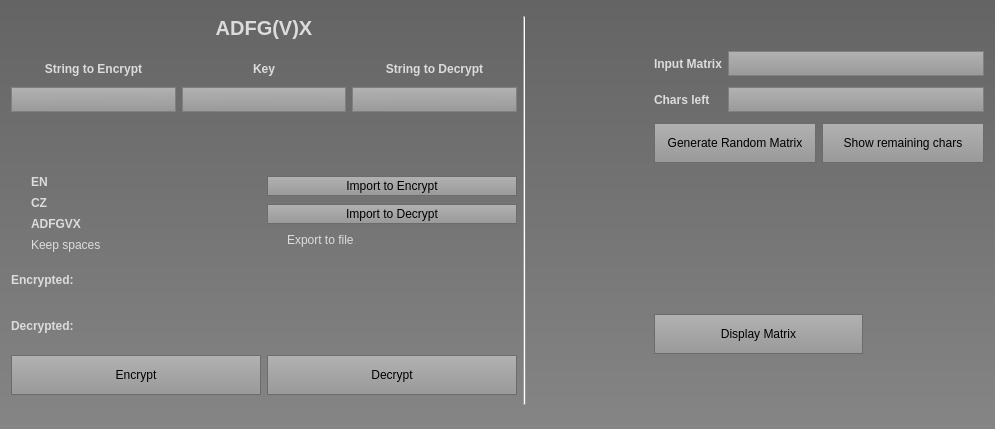
<?xml version="1.0" encoding="UTF-8"?>
<ui version="4.0">
 <class>Form</class>
 <widget class="QWidget" name="Form">
  <property name="geometry">
   <rect>
    <x>0</x>
    <y>0</y>
    <width>995</width>
    <height>429</height>
   </rect>
  </property>
  <property name="windowTitle">
   <string>Form</string>
  </property>
  <property name="styleSheet">
   <string notr="true">background-color: qlineargradient(spread:reflect, x1:0.573682, y1:0, x2:0.574364, y2:1, stop:0 rgba(100, 100, 100, 255), stop:1 rgba(133, 133, 133, 255));
/*svetlejsi verze, prvni 3 jsou 115,115,115*/

</string>
  </property>
  <layout class="QGridLayout" name="gridLayout" columnstretch="1,0,0">
   <item row="0" column="0">
    <widget class="QLabel" name="hlavniNadpis">
     <property name="sizePolicy">
      <sizepolicy hsizetype="Preferred" vsizetype="Fixed">
       <horstretch>0</horstretch>
       <verstretch>0</verstretch>
      </sizepolicy>
     </property>
     <property name="font">
      <font>
       <pointsize>15</pointsize>
       <weight>75</weight>
       <bold>true</bold>
      </font>
     </property>
     <property name="styleSheet">
      <string notr="true">color: rgb(220, 220, 220);
border-color: rgb(61, 61, 61);
background-color: transparent;</string>
     </property>
     <property name="text">
      <string>ADFG(V)X</string>
     </property>
     <property name="alignment">
      <set>Qt::AlignCenter</set>
     </property>
    </widget>
   </item>
   <item row="0" column="1" rowspan="8" colspan="2">
    <widget class="Line" name="line">
     <property name="styleSheet">
      <string notr="true">background-color: qlineargradient(spread:reflect, x1:0.573682, y1:0, x2:0.574364, y2:1, stop:0 rgba(100, 100, 100, 255), stop:1 rgba(153, 153, 153, 255));
</string>
     </property>
     <property name="orientation">
      <enum>Qt::Vertical</enum>
     </property>
    </widget>
   </item>
   <item row="1" column="0">
    <layout class="QHBoxLayout" name="horizontalLayout">
     <item>
      <widget class="QLabel" name="labelHodnotaA">
       <property name="minimumSize">
        <size>
         <width>45</width>
         <height>0</height>
        </size>
       </property>
       <property name="font">
        <font>
         <weight>75</weight>
         <bold>true</bold>
        </font>
       </property>
       <property name="styleSheet">
        <string notr="true">color: rgb(220, 220, 220);
border-color: rgb(61, 61, 61);
background-color: transparent;</string>
       </property>
       <property name="text">
        <string>String to Encrypt</string>
       </property>
       <property name="alignment">
        <set>Qt::AlignBottom|Qt::AlignHCenter</set>
       </property>
      </widget>
     </item>
     <item>
      <widget class="QLabel" name="labelHodnotaC_2">
       <property name="minimumSize">
        <size>
         <width>45</width>
         <height>0</height>
        </size>
       </property>
       <property name="font">
        <font>
         <weight>75</weight>
         <bold>true</bold>
        </font>
       </property>
       <property name="styleSheet">
        <string notr="true">color: rgb(220, 220, 220);
border-color: rgb(61, 61, 61);
background-color: transparent;</string>
       </property>
       <property name="text">
        <string>Key</string>
       </property>
       <property name="alignment">
        <set>Qt::AlignBottom|Qt::AlignHCenter</set>
       </property>
      </widget>
     </item>
     <item>
      <widget class="QLabel" name="labelHodnotaB">
       <property name="minimumSize">
        <size>
         <width>45</width>
         <height>0</height>
        </size>
       </property>
       <property name="font">
        <font>
         <weight>75</weight>
         <bold>true</bold>
        </font>
       </property>
       <property name="styleSheet">
        <string notr="true">color: rgb(220, 220, 220);
border-color: rgb(61, 61, 61);
background-color: transparent;</string>
       </property>
       <property name="text">
        <string>String to Decrypt</string>
       </property>
       <property name="alignment">
        <set>Qt::AlignBottom|Qt::AlignHCenter</set>
       </property>
      </widget>
     </item>
    </layout>
   </item>
   <item row="1" column="2">
    <layout class="QHBoxLayout" name="horizontalLayout_6">
     <item>
      <widget class="QLabel" name="labelHodnotaB_2">
       <property name="sizePolicy">
        <sizepolicy hsizetype="Preferred" vsizetype="Maximum">
         <horstretch>0</horstretch>
         <verstretch>0</verstretch>
        </sizepolicy>
       </property>
       <property name="minimumSize">
        <size>
         <width>0</width>
         <height>25</height>
        </size>
       </property>
       <property name="font">
        <font>
         <weight>75</weight>
         <bold>true</bold>
        </font>
       </property>
       <property name="styleSheet">
        <string notr="true">color: rgb(220, 220, 220);
border-color: rgb(61, 61, 61);
background-color: transparent;</string>
       </property>
       <property name="text">
        <string>Input Matrix</string>
       </property>
      </widget>
     </item>
     <item>
      <widget class="QTextEdit" name="textEditInputMatrix">
       <property name="sizePolicy">
        <sizepolicy hsizetype="Maximum" vsizetype="Maximum">
         <horstretch>0</horstretch>
         <verstretch>0</verstretch>
        </sizepolicy>
       </property>
       <property name="minimumSize">
        <size>
         <width>10</width>
         <height>10</height>
        </size>
       </property>
       <property name="maximumSize">
        <size>
         <width>800</width>
         <height>25</height>
        </size>
       </property>
       <property name="styleSheet">
        <string notr="true">  qproperty-alignment: 'AlignVCenter | AlignRight';
  border: 1px solid gray;
	background-color: qlineargradient(spread:reflect, x1:0.573682, y1:0, x2:0.574364, y2:1, stop:0 rgba(178, 178, 178, 255), stop:1 rgba(153, 153, 153, 255));</string>
       </property>
      </widget>
     </item>
    </layout>
   </item>
   <item row="2" column="0">
    <layout class="QHBoxLayout" name="horizontalLayout_2">
     <item>
      <widget class="QLineEdit" name="plainText">
       <property name="sizePolicy">
        <sizepolicy hsizetype="Preferred" vsizetype="Fixed">
         <horstretch>0</horstretch>
         <verstretch>0</verstretch>
        </sizepolicy>
       </property>
       <property name="minimumSize">
        <size>
         <width>0</width>
         <height>25</height>
        </size>
       </property>
       <property name="styleSheet">
        <string notr="true">QLineEdit {
  qproperty-alignment: 'AlignVCenter | AlignLeft';
  border: 1px solid gray;
	background-color: qlineargradient(spread:reflect, x1:0.573682, y1:0, x2:0.574364, y2:1, stop:0 rgba(178, 178, 178, 255), stop:1 rgba(153, 153, 153, 255));
}

</string>
       </property>
      </widget>
     </item>
     <item>
      <widget class="QLineEdit" name="keyLine">
       <property name="sizePolicy">
        <sizepolicy hsizetype="Preferred" vsizetype="Fixed">
         <horstretch>0</horstretch>
         <verstretch>0</verstretch>
        </sizepolicy>
       </property>
       <property name="minimumSize">
        <size>
         <width>0</width>
         <height>25</height>
        </size>
       </property>
       <property name="styleSheet">
        <string notr="true">QLineEdit {
  qproperty-alignment: 'AlignVCenter | AlignLeft';
  border: 1px solid gray;
	background-color: qlineargradient(spread:reflect, x1:0.573682, y1:0, x2:0.574364, y2:1, stop:0 rgba(178, 178, 178, 255), stop:1 rgba(153, 153, 153, 255));
}

</string>
       </property>
      </widget>
     </item>
     <item>
      <widget class="QLineEdit" name="cipherText">
       <property name="sizePolicy">
        <sizepolicy hsizetype="Preferred" vsizetype="Fixed">
         <horstretch>0</horstretch>
         <verstretch>0</verstretch>
        </sizepolicy>
       </property>
       <property name="minimumSize">
        <size>
         <width>0</width>
         <height>25</height>
        </size>
       </property>
       <property name="styleSheet">
        <string notr="true">QLineEdit {
  qproperty-alignment: 'AlignVCenter | AlignLeft';
  border: 1px solid gray;
	background-color: qlineargradient(spread:reflect, x1:0.573682, y1:0, x2:0.574364, y2:1, stop:0 rgba(178, 178, 178, 255), stop:1 rgba(153, 153, 153, 255));
}

</string>
       </property>
      </widget>
     </item>
    </layout>
   </item>
   <item row="2" column="2">
    <layout class="QHBoxLayout" name="horizontalLayout_7">
     <item>
      <widget class="QLabel" name="labelHodnotaB_3">
       <property name="sizePolicy">
        <sizepolicy hsizetype="Preferred" vsizetype="Maximum">
         <horstretch>0</horstretch>
         <verstretch>0</verstretch>
        </sizepolicy>
       </property>
       <property name="minimumSize">
        <size>
         <width>0</width>
         <height>25</height>
        </size>
       </property>
       <property name="font">
        <font>
         <weight>75</weight>
         <bold>true</bold>
        </font>
       </property>
       <property name="styleSheet">
        <string notr="true">color: rgb(220, 220, 220);
border-color: rgb(61, 61, 61);
background-color: transparent;</string>
       </property>
       <property name="text">
        <string>Chars left</string>
       </property>
      </widget>
     </item>
     <item>
      <widget class="QTextEdit" name="textEditPoolLeft">
       <property name="sizePolicy">
        <sizepolicy hsizetype="Maximum" vsizetype="Maximum">
         <horstretch>0</horstretch>
         <verstretch>0</verstretch>
        </sizepolicy>
       </property>
       <property name="minimumSize">
        <size>
         <width>10</width>
         <height>10</height>
        </size>
       </property>
       <property name="maximumSize">
        <size>
         <width>800</width>
         <height>25</height>
        </size>
       </property>
       <property name="styleSheet">
        <string notr="true">  qproperty-alignment: 'AlignVCenter | AlignRight';
  border: 1px solid gray;
	background-color: qlineargradient(spread:reflect, x1:0.573682, y1:0, x2:0.574364, y2:1, stop:0 rgba(178, 178, 178, 255), stop:1 rgba(153, 153, 153, 255));</string>
       </property>
      </widget>
     </item>
    </layout>
   </item>
   <item row="3" column="2">
    <layout class="QHBoxLayout" name="horizontalLayout_8">
     <item>
      <widget class="QPushButton" name="buttonGenerateRandom">
       <property name="enabled">
        <bool>true</bool>
       </property>
       <property name="minimumSize">
        <size>
         <width>0</width>
         <height>0</height>
        </size>
       </property>
       <property name="maximumSize">
        <size>
         <width>200</width>
         <height>40</height>
        </size>
       </property>
       <property name="styleSheet">
        <string notr="true">QPushButton {
  qproperty-alignment: 'AlignVCenter | AlignRight';
  border: 1px solid gray;
	background-color: qlineargradient(spread:reflect, x1:0.573682, y1:0, x2:0.574364, y2:1, stop:0 rgba(178, 178, 178, 255), stop:1 rgba(153, 153, 153, 255));
	
	border-color: rgb(108, 108, 108);
}
QPushButton:pressed{
background-color: rgb(130, 130, 130);
/*background-color: qlineargradient(spread:reflect, x1:0.573682, y1:0, x2:0.574364, y2:1, stop:0 rgba(188, 188, 188, 255), stop:1 rgba(130, 130, 130, 255));*/
}

</string>
       </property>
       <property name="text">
        <string>Generate Random Matrix</string>
       </property>
      </widget>
     </item>
     <item>
      <widget class="QPushButton" name="buttonPool">
       <property name="enabled">
        <bool>true</bool>
       </property>
       <property name="minimumSize">
        <size>
         <width>0</width>
         <height>0</height>
        </size>
       </property>
       <property name="maximumSize">
        <size>
         <width>200</width>
         <height>40</height>
        </size>
       </property>
       <property name="styleSheet">
        <string notr="true">QPushButton {
  qproperty-alignment: 'AlignVCenter | AlignRight';
  border: 1px solid gray;
	background-color: qlineargradient(spread:reflect, x1:0.573682, y1:0, x2:0.574364, y2:1, stop:0 rgba(178, 178, 178, 255), stop:1 rgba(153, 153, 153, 255));
	
	border-color: rgb(108, 108, 108);
}
QPushButton:pressed{
background-color: rgb(130, 130, 130);
/*background-color: qlineargradient(spread:reflect, x1:0.573682, y1:0, x2:0.574364, y2:1, stop:0 rgba(188, 188, 188, 255), stop:1 rgba(130, 130, 130, 255));*/
}

</string>
       </property>
       <property name="text">
        <string>Show remaining chars</string>
       </property>
      </widget>
     </item>
    </layout>
   </item>
   <item row="4" column="0">
    <layout class="QHBoxLayout" name="horizontalLayout_10">
     <item>
      <layout class="QVBoxLayout" name="verticalLayout">
       <item>
        <widget class="QRadioButton" name="radioButtonEN">
         <property name="font">
          <font>
           <weight>75</weight>
           <bold>true</bold>
          </font>
         </property>
         <property name="styleSheet">
          <string notr="true">background-color: transparent;
color: rgb(220, 220, 220);
border-color: rgb(61, 61, 61);</string>
         </property>
         <property name="text">
          <string>EN</string>
         </property>
        </widget>
       </item>
       <item>
        <widget class="QRadioButton" name="radioButtonCZ">
         <property name="font">
          <font>
           <weight>75</weight>
           <bold>true</bold>
          </font>
         </property>
         <property name="styleSheet">
          <string notr="true">background-color: transparent;
color: rgb(220, 220, 220);
border-color: rgb(61, 61, 61);
</string>
         </property>
         <property name="text">
          <string>CZ</string>
         </property>
        </widget>
       </item>
       <item>
        <widget class="QRadioButton" name="radioButtonAll">
         <property name="font">
          <font>
           <weight>75</weight>
           <bold>true</bold>
          </font>
         </property>
         <property name="styleSheet">
          <string notr="true">background-color: transparent;
color: rgb(220, 220, 220);
border-color: rgb(61, 61, 61);</string>
         </property>
         <property name="text">
          <string>ADFGVX</string>
         </property>
        </widget>
       </item>
       <item>
        <widget class="QCheckBox" name="keepSpaces">
         <property name="styleSheet">
          <string notr="true">background-color: transparent;
color: rgb(220, 220, 220);
border-color: rgb(61, 61, 61);</string>
         </property>
         <property name="text">
          <string>Keep spaces</string>
         </property>
        </widget>
       </item>
      </layout>
     </item>
     <item>
      <layout class="QVBoxLayout" name="verticalLayout_2">
       <item>
        <widget class="QPushButton" name="importEnBtn">
         <property name="sizePolicy">
          <sizepolicy hsizetype="Minimum" vsizetype="Fixed">
           <horstretch>0</horstretch>
           <verstretch>0</verstretch>
          </sizepolicy>
         </property>
         <property name="minimumSize">
          <size>
           <width>50</width>
           <height>20</height>
          </size>
         </property>
         <property name="styleSheet">
          <string notr="true">QPushButton {
  border: 1px solid gray;
	background-color: qlineargradient(spread:reflect, x1:0.573682, y1:0, x2:0.574364, y2:1, stop:0 rgba(178, 178, 178, 255), stop:1 rgba(153, 153, 153, 255));
	
	border-color: rgb(108, 108, 108);
}
QPushButton:pressed{
background-color: rgb(130, 130, 130);
/*background-color: qlineargradient(spread:reflect, x1:0.573682, y1:0, x2:0.574364, y2:1, stop:0 rgba(188, 188, 188, 255), stop:1 rgba(130, 130, 130, 255));*/
}

</string>
         </property>
         <property name="text">
          <string>Import to Encrypt</string>
         </property>
        </widget>
       </item>
       <item>
        <widget class="QPushButton" name="importDeBtn">
         <property name="sizePolicy">
          <sizepolicy hsizetype="Minimum" vsizetype="Fixed">
           <horstretch>0</horstretch>
           <verstretch>0</verstretch>
          </sizepolicy>
         </property>
         <property name="minimumSize">
          <size>
           <width>50</width>
           <height>20</height>
          </size>
         </property>
         <property name="styleSheet">
          <string notr="true">QPushButton {
  border: 1px solid gray;
	background-color: qlineargradient(spread:reflect, x1:0.573682, y1:0, x2:0.574364, y2:1, stop:0 rgba(178, 178, 178, 255), stop:1 rgba(153, 153, 153, 255));
	
	border-color: rgb(108, 108, 108);
}
QPushButton:pressed{
background-color: rgb(130, 130, 130);
/*background-color: qlineargradient(spread:reflect, x1:0.573682, y1:0, x2:0.574364, y2:1, stop:0 rgba(188, 188, 188, 255), stop:1 rgba(130, 130, 130, 255));*/
}

</string>
         </property>
         <property name="text">
          <string>Import to Decrypt</string>
         </property>
        </widget>
       </item>
       <item>
        <widget class="QCheckBox" name="exportToFile">
         <property name="styleSheet">
          <string notr="true">background-color: transparent;
color: rgb(220, 220, 220);
border-color: rgb(61, 61, 61);</string>
         </property>
         <property name="text">
          <string>Export to file</string>
         </property>
        </widget>
       </item>
      </layout>
     </item>
    </layout>
   </item>
   <item row="5" column="0">
    <layout class="QHBoxLayout" name="horizontalLayout_3">
     <item>
      <widget class="QLabel" name="label">
       <property name="sizePolicy">
        <sizepolicy hsizetype="Maximum" vsizetype="Maximum">
         <horstretch>0</horstretch>
         <verstretch>0</verstretch>
        </sizepolicy>
       </property>
       <property name="minimumSize">
        <size>
         <width>60</width>
         <height>30</height>
        </size>
       </property>
       <property name="font">
        <font>
         <weight>75</weight>
         <bold>true</bold>
        </font>
       </property>
       <property name="styleSheet">
        <string notr="true">color: rgb(220, 220, 220);
border-color: rgb(61, 61, 61);
background-color: transparent;
</string>
       </property>
       <property name="text">
        <string>Encrypted:</string>
       </property>
      </widget>
     </item>
     <item alignment="Qt::AlignRight">
      <widget class="QTextEdit" name="cipherTextLine">
       <property name="sizePolicy">
        <sizepolicy hsizetype="Preferred" vsizetype="Preferred">
         <horstretch>0</horstretch>
         <verstretch>0</verstretch>
        </sizepolicy>
       </property>
       <property name="minimumSize">
        <size>
         <width>20</width>
         <height>20</height>
        </size>
       </property>
       <property name="maximumSize">
        <size>
         <width>166700</width>
         <height>35</height>
        </size>
       </property>
       <property name="font">
        <font>
         <weight>75</weight>
         <bold>true</bold>
        </font>
       </property>
       <property name="styleSheet">
        <string notr="true">qproperty-alignment: 'AlignVCenter | AlignRight';
 /*border: 1px solid gray;*/
/*
background-color: qlineargradient(spread:reflect, x1:0.573682, y1:0, x2:0.574364, y2:1, stop:0 rgba(118, 118, 118, 255), stop:1 rgba(133, 133, 133, 255));

*/
border:transparent;
background-color: transparent;
color: rgb(220, 220, 220);
border-color: rgb(61, 61, 61);</string>
       </property>
      </widget>
     </item>
    </layout>
   </item>
   <item row="5" column="2" rowspan="3">
    <layout class="QHBoxLayout" name="horizontalLayout_9">
     <item>
      <widget class="QPushButton" name="buttonShowMatrix">
       <property name="enabled">
        <bool>true</bool>
       </property>
       <property name="sizePolicy">
        <sizepolicy hsizetype="Minimum" vsizetype="Fixed">
         <horstretch>0</horstretch>
         <verstretch>0</verstretch>
        </sizepolicy>
       </property>
       <property name="minimumSize">
        <size>
         <width>90</width>
         <height>0</height>
        </size>
       </property>
       <property name="maximumSize">
        <size>
         <width>350</width>
         <height>40</height>
        </size>
       </property>
       <property name="styleSheet">
        <string notr="true">QPushButton {
  qproperty-alignment: 'AlignVCenter | AlignRight';
  border: 1px solid gray;
	background-color: qlineargradient(spread:reflect, x1:0.573682, y1:0, x2:0.574364, y2:1, stop:0 rgba(178, 178, 178, 255), stop:1 rgba(153, 153, 153, 255));
	
	border-color: rgb(108, 108, 108);
}
QPushButton:pressed{
background-color: rgb(130, 130, 130);
/*background-color: qlineargradient(spread:reflect, x1:0.573682, y1:0, x2:0.574364, y2:1, stop:0 rgba(188, 188, 188, 255), stop:1 rgba(130, 130, 130, 255));*/
}

</string>
       </property>
       <property name="text">
        <string>Display Matrix</string>
       </property>
      </widget>
     </item>
     <item>
      <widget class="QTextEdit" name="matrixField">
       <property name="enabled">
        <bool>true</bool>
       </property>
       <property name="sizePolicy">
        <sizepolicy hsizetype="Fixed" vsizetype="Fixed">
         <horstretch>30</horstretch>
         <verstretch>30</verstretch>
        </sizepolicy>
       </property>
       <property name="minimumSize">
        <size>
         <width>10</width>
         <height>20</height>
        </size>
       </property>
       <property name="maximumSize">
        <size>
         <width>115</width>
         <height>115</height>
        </size>
       </property>
       <property name="sizeIncrement">
        <size>
         <width>500</width>
         <height>500</height>
        </size>
       </property>
       <property name="baseSize">
        <size>
         <width>500</width>
         <height>500</height>
        </size>
       </property>
       <property name="styleSheet">
        <string notr="true">qproperty-alignment: 'AlignVCenter | AlignRight';
 /*border: 1px solid gray;*/
/*
background-color: qlineargradient(spread:reflect, x1:0.573682, y1:0, x2:0.574364, y2:1, stop:0 rgba(118, 118, 118, 255), stop:1 rgba(133, 133, 133, 255));

*/
border:transparent;
background-color: transparent;
color: rgb(220, 220, 220);
border-color: rgb(61, 61, 61);</string>
       </property>
       <property name="html">
        <string>&lt;!DOCTYPE HTML PUBLIC &quot;-//W3C//DTD HTML 4.0//EN&quot; &quot;http://www.w3.org/TR/REC-html40/strict.dtd&quot;&gt;
&lt;html&gt;&lt;head&gt;&lt;meta name=&quot;qrichtext&quot; content=&quot;1&quot; /&gt;&lt;style type=&quot;text/css&quot;&gt;
p, li { white-space: pre-wrap; }
&lt;/style&gt;&lt;/head&gt;&lt;body style=&quot; font-family:'MS Shell Dlg 2'; font-size:8.25pt; font-weight:400; font-style:normal;&quot;&gt;
&lt;p align=&quot;center&quot; style=&quot;-qt-paragraph-type:empty; margin-top:0px; margin-bottom:0px; margin-left:0px; margin-right:0px; -qt-block-indent:0; text-indent:0px;&quot;&gt;&lt;br /&gt;&lt;/p&gt;&lt;/body&gt;&lt;/html&gt;</string>
       </property>
      </widget>
     </item>
    </layout>
   </item>
   <item row="6" column="0">
    <layout class="QHBoxLayout" name="horizontalLayout_5">
     <item>
      <widget class="QLabel" name="label_2">
       <property name="sizePolicy">
        <sizepolicy hsizetype="Maximum" vsizetype="Maximum">
         <horstretch>0</horstretch>
         <verstretch>0</verstretch>
        </sizepolicy>
       </property>
       <property name="minimumSize">
        <size>
         <width>60</width>
         <height>30</height>
        </size>
       </property>
       <property name="font">
        <font>
         <weight>75</weight>
         <bold>true</bold>
         <stylestrategy>PreferDefault</stylestrategy>
         <kerning>true</kerning>
        </font>
       </property>
       <property name="autoFillBackground">
        <bool>false</bool>
       </property>
       <property name="styleSheet">
        <string notr="true">color: rgb(220, 220, 220);
border-color: rgb(61, 61, 61);
background-color: transparent;</string>
       </property>
       <property name="frameShape">
        <enum>QFrame::NoFrame</enum>
       </property>
       <property name="frameShadow">
        <enum>QFrame::Plain</enum>
       </property>
       <property name="text">
        <string>Decrypted:</string>
       </property>
      </widget>
     </item>
     <item alignment="Qt::AlignRight">
      <widget class="QTextEdit" name="plainTextLine">
       <property name="sizePolicy">
        <sizepolicy hsizetype="Preferred" vsizetype="Preferred">
         <horstretch>0</horstretch>
         <verstretch>0</verstretch>
        </sizepolicy>
       </property>
       <property name="minimumSize">
        <size>
         <width>20</width>
         <height>20</height>
        </size>
       </property>
       <property name="maximumSize">
        <size>
         <width>166700</width>
         <height>35</height>
        </size>
       </property>
       <property name="font">
        <font>
         <weight>75</weight>
         <bold>true</bold>
        </font>
       </property>
       <property name="styleSheet">
        <string notr="true">qproperty-alignment: 'AlignVCenter | AlignRight';
 /*border: 1px solid gray;*/
/*
background-color: qlineargradient(spread:reflect, x1:0.573682, y1:0, x2:0.574364, y2:1, stop:0 rgba(118, 118, 118, 255), stop:1 rgba(133, 133, 133, 255));

*/
border:transparent;
background-color: transparent;
color: rgb(220, 220, 220);
border-color: rgb(61, 61, 61);</string>
       </property>
      </widget>
     </item>
    </layout>
   </item>
   <item row="7" column="0">
    <layout class="QHBoxLayout" name="horizontalLayout_4">
     <property name="bottomMargin">
      <number>10</number>
     </property>
     <item>
      <widget class="QPushButton" name="encryptBtn">
       <property name="enabled">
        <bool>true</bool>
       </property>
       <property name="sizePolicy">
        <sizepolicy hsizetype="Maximum" vsizetype="Maximum">
         <horstretch>0</horstretch>
         <verstretch>0</verstretch>
        </sizepolicy>
       </property>
       <property name="minimumSize">
        <size>
         <width>60</width>
         <height>40</height>
        </size>
       </property>
       <property name="maximumSize">
        <size>
         <width>250</width>
         <height>40</height>
        </size>
       </property>
       <property name="focusPolicy">
        <enum>Qt::StrongFocus</enum>
       </property>
       <property name="styleSheet">
        <string notr="true">QPushButton {
  qproperty-alignment: 'AlignVCenter | AlignRight';
  border: 1px solid gray;
	background-color: qlineargradient(spread:reflect, x1:0.573682, y1:0, x2:0.574364, y2:1, stop:0 rgba(178, 178, 178, 255), stop:1 rgba(153, 153, 153, 255));
	
	border-color: rgb(108, 108, 108);
}
QPushButton:pressed{
background-color: rgb(130, 130, 130);
/*background-color: qlineargradient(spread:reflect, x1:0.573682, y1:0, x2:0.574364, y2:1, stop:0 rgba(188, 188, 188, 255), stop:1 rgba(130, 130, 130, 255));*/
}

</string>
       </property>
       <property name="text">
        <string>Encrypt</string>
       </property>
      </widget>
     </item>
     <item>
      <widget class="QPushButton" name="decryptBtn">
       <property name="enabled">
        <bool>true</bool>
       </property>
       <property name="sizePolicy">
        <sizepolicy hsizetype="Maximum" vsizetype="Maximum">
         <horstretch>0</horstretch>
         <verstretch>0</verstretch>
        </sizepolicy>
       </property>
       <property name="minimumSize">
        <size>
         <width>50</width>
         <height>40</height>
        </size>
       </property>
       <property name="maximumSize">
        <size>
         <width>250</width>
         <height>40</height>
        </size>
       </property>
       <property name="styleSheet">
        <string notr="true">QPushButton {
  qproperty-alignment: 'AlignVCenter | AlignRight';
  border: 1px solid gray;
	background-color: qlineargradient(spread:reflect, x1:0.573682, y1:0, x2:0.574364, y2:1, stop:0 rgba(178, 178, 178, 255), stop:1 rgba(153, 153, 153, 255));
	
	border-color: rgb(108, 108, 108);
}
QPushButton:pressed{
background-color: rgb(130, 130, 130);
/*background-color: qlineargradient(spread:reflect, x1:0.573682, y1:0, x2:0.574364, y2:1, stop:0 rgba(188, 188, 188, 255), stop:1 rgba(130, 130, 130, 255));*/
}

</string>
       </property>
       <property name="text">
        <string>Decrypt</string>
       </property>
      </widget>
     </item>
    </layout>
   </item>
  </layout>
 </widget>
 <resources/>
 <connections/>
</ui>
